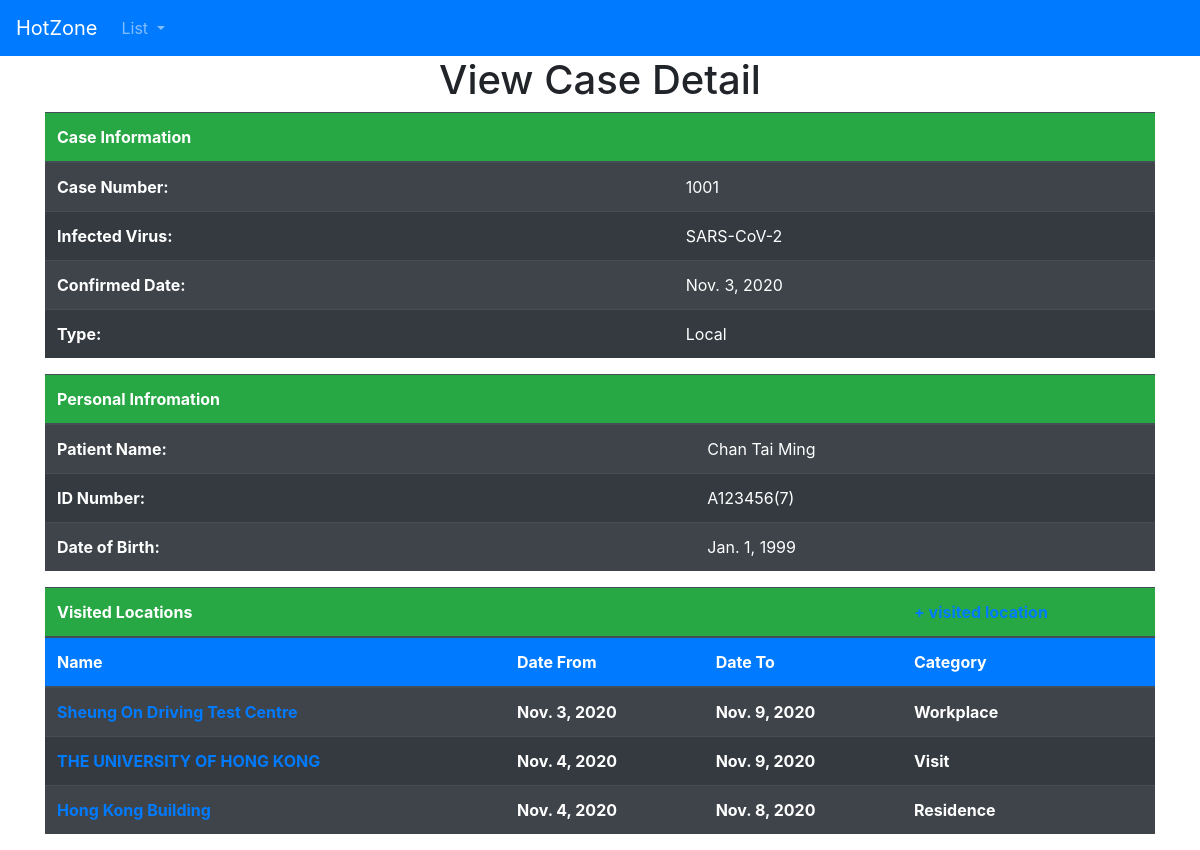
The page /cases/1001 on the database its author committed.
### hotzone/models.py (models this page shows, shortened)
class CaseDetail(models.Model):
    caseType_choices = [
        ("Local", "Local"),
        ("Import", "Import")
    ]
    caseNumber = models.CharField(max_length=5)
    virus = models.ForeignKey(VirusDetail, on_delete=models.CASCADE)
    patient = models.ForeignKey(PatientDetail, on_delete=models.CASCADE)
    date = models.DateField()
    caseType = models.CharField(max_length=10, choices=caseType_choices)

class VirusDetail(models.Model):
    name = models.CharField(max_length=100)
    commonName = models.CharField(max_length=100)
    maxInfectionPeriod = models.PositiveIntegerField()
    def __str__(self):
        return self.name

class PatientDetail(models.Model):
    name = models.CharField(max_length=100)
    idNumber = models.CharField(max_length=10)
    dataOfBirth = models.DateField()

class VisitedLocationDetail(models.Model):
    category_choices = [
        ("Residence", "Residence"),
        ("Workplace", "Workplace"),
        ("Visit", "Visit")
    ]
    caseNumber = models.ForeignKey(CaseDetail, on_delete=models.CASCADE)
    name = models.CharField(max_length=200)
    dateFrom = models.DateField()
    dateTo = models.DateField()
    category = models.CharField(max_length=10, choices=category_choices)

### hotzone/views.py (the view)
# urls.py: path('cases/<int:target>', views.show_case_detail, name='show_case_detail'),
def show_case_detail(request, target):
    case = CaseDetail.objects.get(caseNumber = target)
    patient = case.patient
    visited_locations_list = VisitedLocationDetail.objects.filter(caseNumber=case)
    context = {'case': case, 'patient': patient, 'visited_locations_list': visited_locations_list}
    return render(request, 'show_case_detail.html', context)

### templates/show_case_detail.html (shortened to what this page needs)
<!doctype html>
<html lang="en">
<head>
    <link rel="stylesheet" href="https://cdnjs.cloudflare.com/ajax/libs/font-awesome/4.7.0/css/font-awesome.min.css">
    <link rel="stylesheet" href="https://cdn.jsdelivr.net/npm/bootstrap@4.5.3/dist/css/bootstrap.min.css"
>
</head>
<body>
    {% include 'navbar.html' %}
    <h1 class="text-center">View Case Detail</h1>
    <div class="container-xl">
        <div class="row">
            <div class="col">
                <table class="table table-striped table-dark">
                    <thead class="bg-success">
                        <tr>
                            <th scope="col">Case Information</th>
                            <th></th>
                        </tr>
                    </thead>
                    <tbody class="table table-striped table-dark">
                        <tr>
                            <th>Case Number:</th>
                            <td>{{case.caseNumber}}</td>
                        </tr>
                        <tr>
                            <th>Infected Virus:</th>
                            <td>{{case.virus}}</td>
                        </tr>
                        <tr>
                            <th>Confirmed Date:</th>
                            <td>{{case.date}}</td>
                        </tr>
                        <tr>
                            <th>Type:</th>
                            <td>{{case.caseType}}</td>
                        </tr>
                    </tbody>
                </table>
            </div>
        </div>
    </div>
    <div class="container-xl">
        <div class="row">
            <div class="col">
                <table class="table table-striped table-dark">
                    <thead class="bg-success">
                        <tr>
                            <th scope="col">Personal Infromation</th>
                            <th></th>
                        </tr>
                    </thead>
                    <tbody class="table table-striped table-dark">
                        <tr>
                            <th>Patient Name:</th>
                            <td>{{patient.name}}</td>
                        </tr>
                        <tr>
                            <th>ID Number:</th>
                            <td>{{patient.idNumber}}</td>
                        </tr>
                        <tr>
                            <th>Date of Birth:</th>
                            <td>{{patient.dataOfBirth}}</td>
                        </tr>
                    </tbody>
                </table>
            </div>
        </div>
    </div>
    <div class="container-xl">
        <div class="row">
            <div class="col">
                <table class="table table-striped table-dark">
                    <thead class="bg-success">
                        <tr>
                            <th scope="col">Visited Locations</th>
                            <th></th>
                            <th></th>
                            <th><a href="{% url 'show_case_detail' case.caseNumber %}/add_location">+ visited location</a></th>
                        </tr>
                    </thead>
                    <thead class="bg-primary">
                        <tr>
                            <th scope="col">Name</th>
                            <th scope="col">Date From</th>
                            <th scope="col">Date To</th>
                            <th scope="col">Category</th>
                        </tr>
                    </thead>
                    <tbody class="table table-striped table-dark">
                        {% for visited_location in visited_locations_list %}
                        <tr>
                            <th><a
                                    href="{% url 'show_location_detail' visited_location.name %}">{{visited_location.name}}</a>
                            </th>
                            <th>{{visited_location.dateFrom}}</th>
                            <th>{{visited_location.dateTo}}</th>
                            <th>{{visited_location.category}}</th>
                        </tr>
                        {% endfor %}
                    </tbody>
                </table>
            </div>
        </div>
    </div>
</body>
</html>

### rows shown on the page
CaseDetail: caseNumber "1001", virus "SARS-CoV-2", date "Nov. 3, 2020", caseType "Local"
PatientDetail: name "Chan Tai Ming", idNumber "A123456(7)", dataOfBirth "Jan. 1, 1999"
VisitedLocationDetail: name "Sheung On Driving Test Centre", dateFrom "Nov. 3, 2020", dateTo "Nov. 9, 2020", category "Workplace"
VisitedLocationDetail: name "THE UNIVERSITY OF HONG KONG", dateFrom "Nov. 4, 2020", dateTo "Nov. 9, 2020", category "Visit"
VisitedLocationDetail: name "Hong Kong Building", dateFrom "Nov. 4, 2020", dateTo "Nov. 8, 2020", category "Residence"
